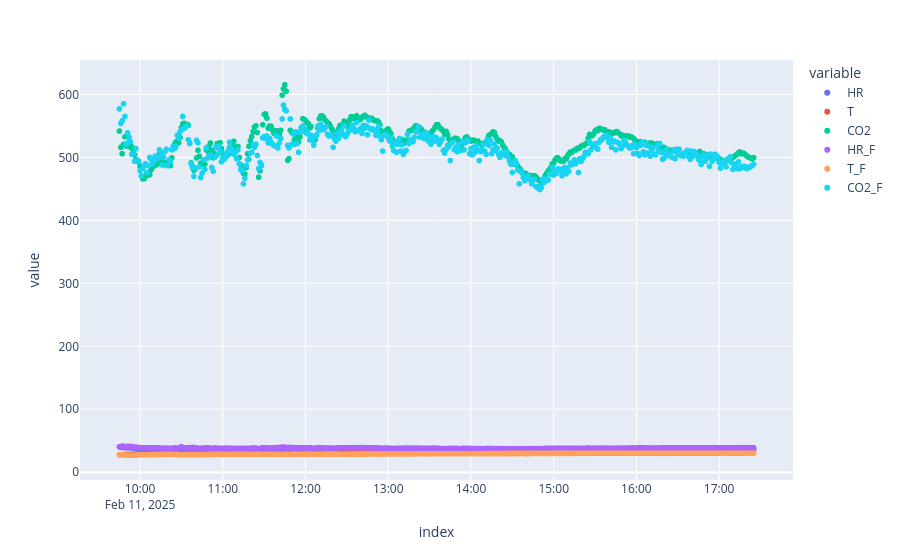

The code cell stored with this chart in its notebook:
### Code cell
fig = px.scatter(data, x=data.index, y=['HR', 'T', 'CO2', 'HR_F', 'T_F', 'CO2_F'])
fig.update_layout(hovermode="x unified")
fig.show()

### Figure 1 — Plotly figure (JSON) as saved in the notebook; plotly's stock layout.template omitted (floating-point values rounded to 4 significant figures; data arrays with more than 128 entries replaced by an {"elided": "..."} marker saying what was removed)
{"data": [{"hovertemplate": "variable=HR<br>index=%{x}<br>value=%{y}<extra></extra>", "legendgroup": "HR", "marker": {"color": "#636efa", "symbol": "circle"}, "mode": "markers", "name": "HR", "showlegend": true, "type": "scattergl", "x": {"elided": "461 str values"}, "xaxis": "x", "y": {"elided": "461 float values"}, "yaxis": "y"}, {"hovertemplate": "variable=T<br>index=%{x}<br>value=%{y}<extra></extra>", "legendgroup": "T", "marker": {"color": "#EF553B", "symbol": "circle"}, "mode": "markers", "name": "T", "showlegend": true, "type": "scattergl", "x": {"elided": "461 str values"}, "xaxis": "x", "y": {"elided": "461 float values"}, "yaxis": "y"}, {"hovertemplate": "variable=CO2<br>index=%{x}<br>value=%{y}<extra></extra>", "legendgroup": "CO2", "marker": {"color": "#00cc96", "symbol": "circle"}, "mode": "markers", "name": "CO2", "showlegend": true, "type": "scattergl", "x": {"elided": "461 str values"}, "xaxis": "x", "y": {"elided": "461 float values"}, "yaxis": "y"}, {"hovertemplate": "variable=HR_F<br>index=%{x}<br>value=%{y}<extra></extra>", "legendgroup": "HR_F", "marker": {"color": "#ab63fa", "symbol": "circle"}, "mode": "markers", "name": "HR_F", "showlegend": true, "type": "scattergl", "x": {"elided": "461 str values"}, "xaxis": "x", "y": {"elided": "461 float values"}, "yaxis": "y"}, {"hovertemplate": "variable=T_F<br>index=%{x}<br>value=%{y}<extra></extra>", "legendgroup": "T_F", "marker": {"color": "#FFA15A", "symbol": "circle"}, "mode": "markers", "name": "T_F", "showlegend": true, "type": "scattergl", "x": {"elided": "461 str values"}, "xaxis": "x", "y": {"elided": "461 float values"}, "yaxis": "y"}, {"hovertemplate": "variable=CO2_F<br>index=%{x}<br>value=%{y}<extra></extra>", "legendgroup": "CO2_F", "marker": {"color": "#19d3f3", "symbol": "circle"}, "mode": "markers", "name": "CO2_F", "showlegend": true, "type": "scattergl", "x": {"elided": "461 str values"}, "xaxis": "x", "y": {"elided": "461 float values"}, "yaxis": "y"}], "layout": {"hovermode": "x unified", "legend": {"title": {"text": "variable"}, "tracegroupgap": 0}, "margin": {"t": 60}, "xaxis": {"anchor": "y", "domain": [0, 1], "title": {"text": "index"}}, "yaxis": {"anchor": "x", "domain": [0, 1], "title": {"text": "value"}}}}
